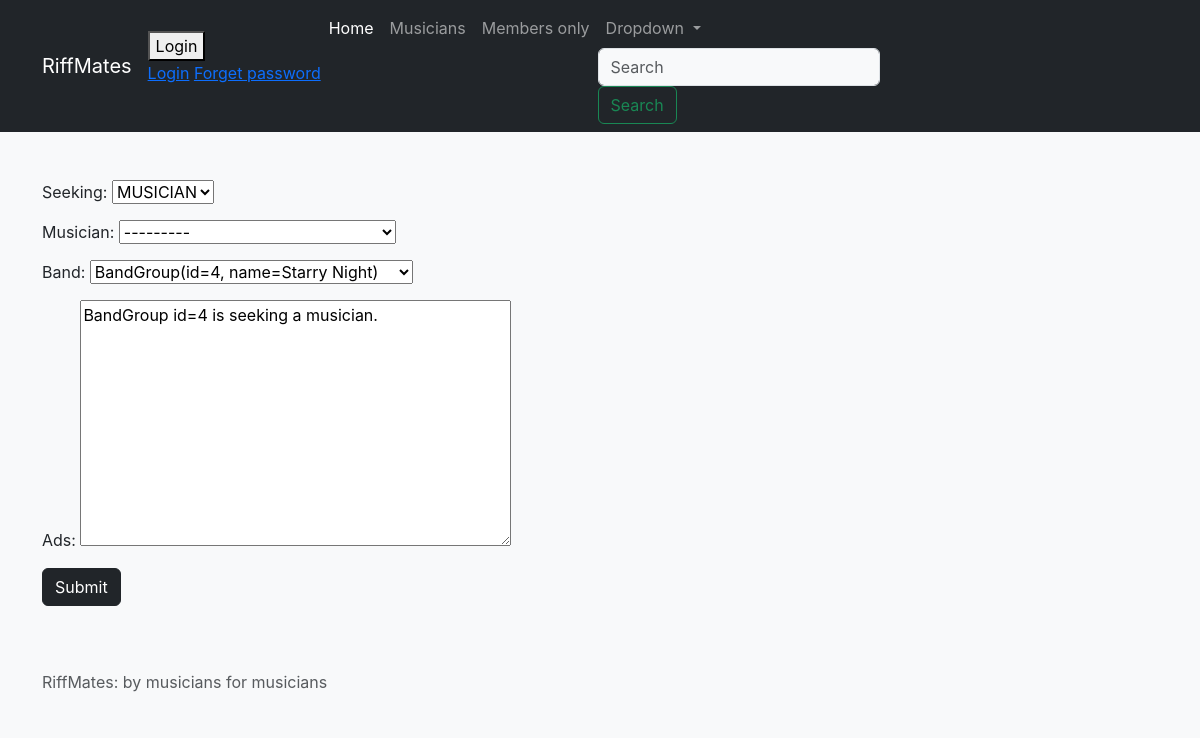
The page /content/seeking_ads/2/ on the database as committed earlier.
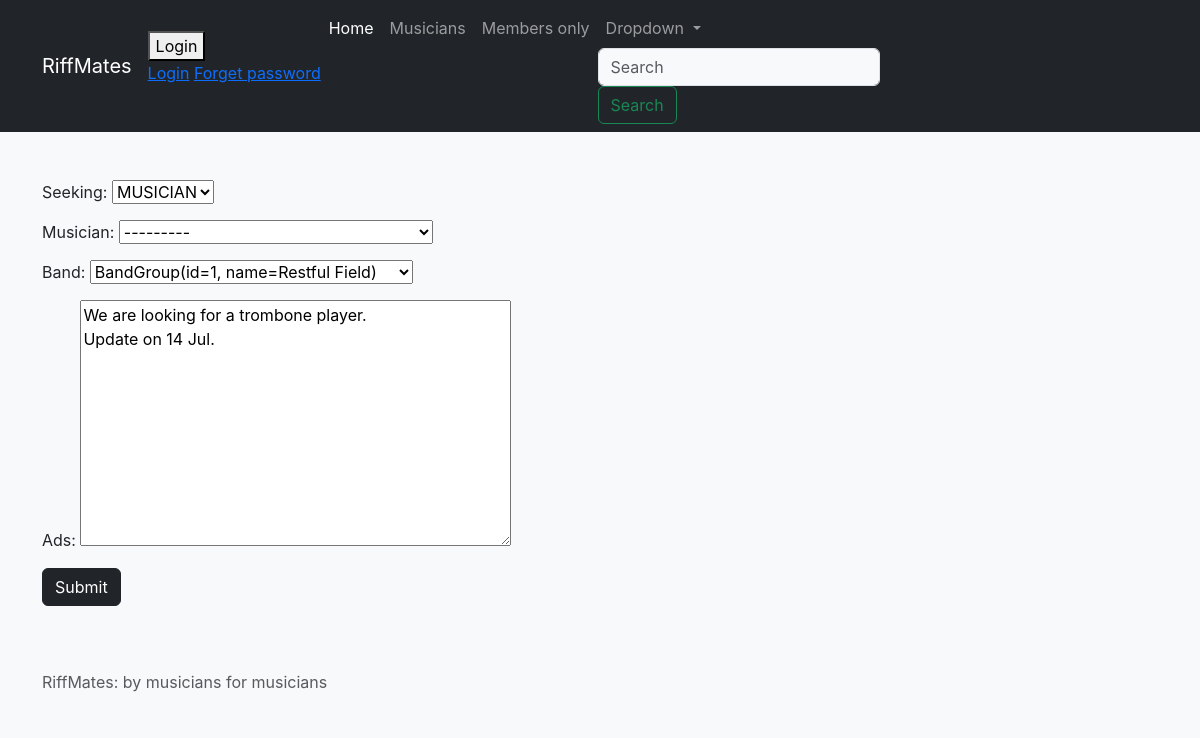
The same page on the database as committed later.
### content/models.py (models this page shows, shortened)
class SeekingAd(models.Model):
    id = models.SmallAutoField(primary_key=True)
    create_date = models.DateField(auto_now_add=True)
    owner = models.ForeignKey(User, on_delete=models.CASCADE)
    seeking_choices = {
        "M": "MUSICIAN",
        "B": "BAND"
    }
    seeking = models.CharField(
        max_length=1,
        choices = seeking_choices,
    )
    musician = models.ForeignKey(
        to=Musician,
        on_delete=models.SET_NULL,
        blank=True,
        null=True
    )
    band = models.ForeignKey(
        to=BandGroup,
        on_delete=models.SET_NULL,
        blank=True,
        null=True,
    )
    ads = models.TextField(
        max_length=300,
    )
    class Meta:
        ordering = ["-create_date"]

### content/views.py (the view)
class SeekingAdsGenericUpdateView(views.generic.edit.UpdateView):
    model = SeekingAd
    fields = ["seeking",
              "musician", "band", "ads"]
    success_url = "/content/ads_listing/"

### bands/models.py (called while the page is built)
    def __str__(self):
        return f"Musician(id={self.id}, {self.first_name} {self.last_name})"

    def __str__(self):
        return f"BandGroup(id={self.id}, name={self.name})"

### content/templates/content/seekingad_form.html (shortened to what this page needs)
{% extends "base.html" %}
{% block content %}
    <form method="POST">
        {{ form.as_p }}
        <button class="btn btn-dark" type="submit">
            Submit</button>
    </form>
{% endblock content %}

Rows that differ between the two databases and show on the page:
changed SeekingAd "MUSICIAN": band "BandGroup(id=4, name=Starry Night)" → "BandGroup(id=1, name=Restful Field)"; ads "BandGroup id=4 is seeking a musician." → "We are looking for a trombone player. Update on 14 Jul."
